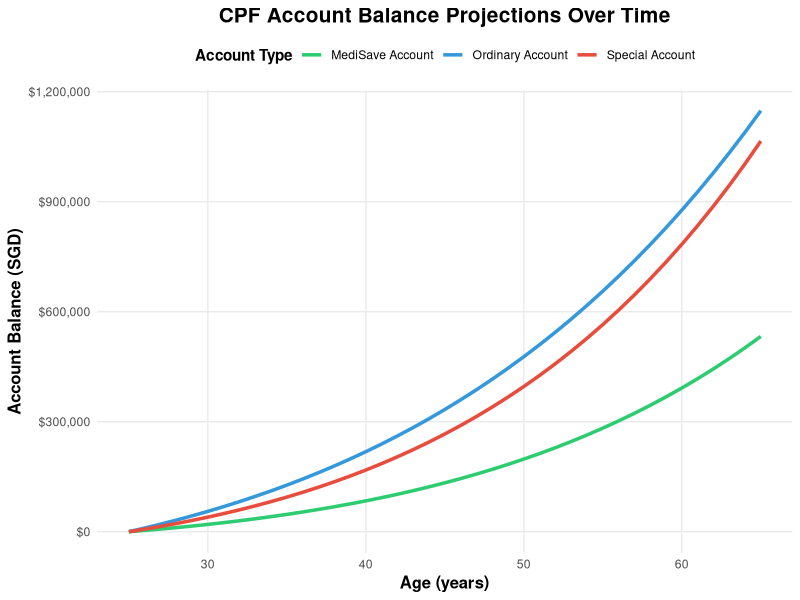

The R script that drew this image:
## ---- chunk 1
#| echo: false
#| warning: false
#| message: false

library(ggplot2)

# Age range
ages <- 25:65

# Parameters
starting_salary <- 3500
increment_rate <- 0.03
oa_rate <- 0.025  # Ordinary Account interest
sa_rate <- 0.04   # Special Account interest  
ma_rate <- 0.04   # MediSave Account interest

# Initialize balances
oa_balance <- numeric(length(ages))
sa_balance <- numeric(length(ages))
ma_balance <- numeric(length(ages))

oa_balance[1] <- 0
sa_balance[1] <- 0
ma_balance[1] <- 0

# Calculate year-by-year balances
for (i in 2:length(ages)) {
  year <- i - 1
  salary <- starting_salary * (1 + increment_rate)^year
  
  # Monthly contributions (simplified CPF rates)
  monthly_oa <- salary * 0.23
  monthly_sa <- salary * 0.16
  monthly_ma <- salary * 0.08
  
  # Annual contributions
  annual_oa <- monthly_oa * 12
  annual_sa <- monthly_sa * 12
  annual_ma <- monthly_ma * 12
  
  # Apply interest and add contributions
  oa_balance[i] <- oa_balance[i-1] * (1 + oa_rate) + annual_oa
  sa_balance[i] <- sa_balance[i-1] * (1 + sa_rate) + annual_sa
  ma_balance[i] <- ma_balance[i-1] * (1 + ma_rate) + annual_ma
}

# Create data frame
df <- data.frame(
  Age = rep(ages, 3),
  Balance = c(oa_balance, sa_balance, ma_balance),
  Account = rep(c("Ordinary Account", "Special Account", "MediSave Account"), 
                each = length(ages))
)

# Create the visualization
ggplot(df, aes(x = Age, y = Balance, color = Account, group = Account)) +
  geom_line(size = 1.2) +
  scale_color_manual(values = c("Ordinary Account" = "#3498db", 
                                  "Special Account" = "#e74c3c",
                                  "MediSave Account" = "#2ecc71")) +
  scale_y_continuous(labels = scales::dollar_format(prefix = "$", big.mark = ",")) +
  labs(
    title = "CPF Account Balance Projections Over Time",
    x = "Age (years)",
    y = "Account Balance (SGD)",
    color = "Account Type"
  ) +
  theme_minimal() +
  theme(
    plot.title = element_text(size = 15, face = "bold", hjust = 0.5),
    axis.title = element_text(size = 12, face = "bold"),
    legend.position = "top",
    legend.title = element_text(face = "bold"),
    panel.grid.minor = element_blank()
  )
## ---- chunk 2
#| echo: false

# Create sample table with proper formatting
sample_ages <- c(25, 30, 35, 40, 45, 50, 55, 60, 65)
sample_indices <- sample_ages - 24

sample_data <- data.frame(
  Age = sample_ages,
  Ordinary = sprintf("$%s", format(round(oa_balance[sample_indices]), big.mark = ",", trim = TRUE)),
  Special = sprintf("$%s", format(round(sa_balance[sample_indices]), big.mark = ",", trim = TRUE)),
  MediSave = sprintf("$%s", format(round(ma_balance[sample_indices]), big.mark = ",", trim = TRUE))
)

knitr::kable(sample_data, 
             col.names = c("Age", "Ordinary Account", "Special Account", "MediSave Account"),
             align = c("r", "r", "r", "r"))
